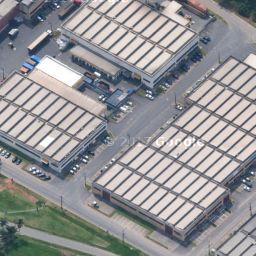
#> input picture image/0793e2c4-5edd-4539-aceb-a0fd9f998fe4.jpeg, 256 x 256 px, found by its file name; its folder holds only this picture in this run
$ python roadmapping.py
#> lines starting #> are read from the running program, lines starting #| are printed output that depends on the picture; after the words box and inside, x2 and y2 are one past the last pixel; in counts of white or black regions, pixels touching at a corner belong together
import cv2
import numpy as np
import os
from matplotlib import pyplot as plt
from skimage.color import rgb2gray
from skimage.filters import sobel

# Функция для загрузки и предобработки изображения
def load_and_process_image(image_path):
    image = cv2.imread(image_path)
#> image is the input picture: shape (256, 256, 3); mean B, G, R 150.1, 148, 148.4
    if image is None:
        raise ValueError(f"Не удалось загрузить изображение: {image_path}")
    gray_image = rgb2gray(image)
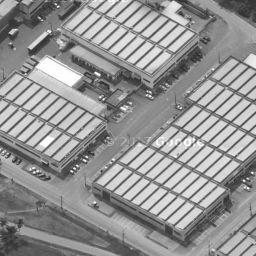
#> gray_image: shape (256, 256) float64; min 0.123, max 1, mean 0.582
    edges = sobel(gray_image)
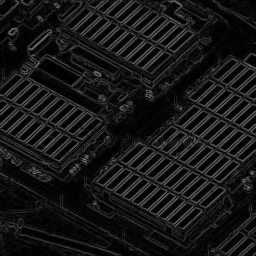
#> edges: shape (256, 256) float64; min 0, max 0.506, mean 0.0923
    return edges

# Функция для сегментации изображения
def segment_image(edges, threshold=0.1):
#> called with threshold = 0.1
    return (edges > threshold).astype(np.uint8)
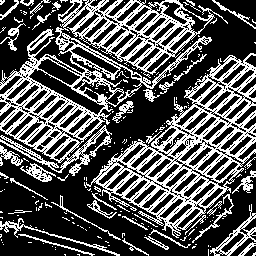
#> returned value: shape (256, 256); values 0 (black) and 1 (white), 33.6% white in thin lines or dots

# Функция для извлечения контуров из сегментированного изображения
def get_contours(segmented):
    contours, _ = cv2.findContours(segmented, cv2.RETR_EXTERNAL, cv2.CHAIN_APPROX_SIMPLE)
#> contours = 187 contours, 154 with area under 20; largest, box (x1, y1, x2, y2) and area: (0, 0, 228, 176) 17702, (84, 53, 256, 238) 13944, (210, 204, 256, 256) 610, (20, 163, 56, 182) 244, (0, 218, 120, 256) 237
    return contours

# Функция для обхода всех изображений в папке и их обработки
def process_images_in_folder(folder_path):
    for filename in os.listdir(folder_path):
        if filename.lower().endswith(('.png', '.jpg', '.jpeg')):  # Поддерживаемые форматы изображений
            full_path = os.path.join(folder_path, filename)
            try:
                edges = load_and_process_image(full_path)
                segmented = segment_image(edges)
                contours = get_contours(segmented)

                # Визуализация результата
                plt.figure(figsize=(10, 10))
                plt.imshow(segmented, cmap='gray')
                for contour in contours:
                    plt.plot(contour[:, 1], contour[:, 0], linewidth=2)
#> this loop made 1 pass
#> contour on pass 1: [[77, 254], [78, 254], [79, 255], [79, 254]]
                plt.title(f'Processed: {filename}')
                plt.axis('off')
                plt.show()

            except ValueError as e:
                print(e)

# Замените 'path_to_your_folder' на путь к папке с вашими изображениями
folder_path = r'C:/Users/elkin/OneDrive/Документы/проект/image/'
#> (the run stopped early here; a loop or call above may not have finished)

$ run again, on image/c91fb76c-6a4b-4297-b102-d3d8c8a748ce.jpeg
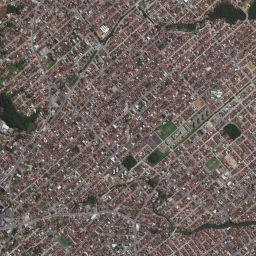
#> input picture image/c91fb76c-6a4b-4297-b102-d3d8c8a748ce.jpeg, 256 x 256 px, found by its file name
#> in load_and_process_image, image is the input picture: shape (256, 256, 3); mean B, G, R 93.3, 98.4, 109.5
#> in load_and_process_image, `edges = sobel(gray_image)`:
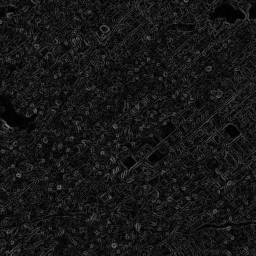
#> edges: shape (256, 256) float64; min 0.000205, max 0.495, mean 0.0897
#> in segment_image, `return (edges > threshold).astype(np.uint8)`:
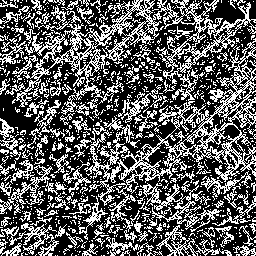
#> returned value: shape (256, 256); values 0 (black) and 1 (white), 36.5% white in thin lines or dots
#> in get_contours, `contours, _ = cv2.findContours(segmented, cv2.RETR_EXTERNAL, cv2.CHAIN..`: contours = 817 contours, 750 with area under 20; largest, box (x1, y1, x2, y2) and area: (84, 38, 256, 232) 7468, (12, 0, 256, 116) 7328, (140, 181, 222, 232) 695, (156, 225, 232, 256) 498, (0, 165, 53, 215) 466
#> the loop in process_images_in_folder, `for contour in contours:` made 1 pass
#> contour on pass 1: [[200, 255]]

$ run again, on image/f60f50e0-ff8d-497b-9093-f366fd0bbd94.jpeg
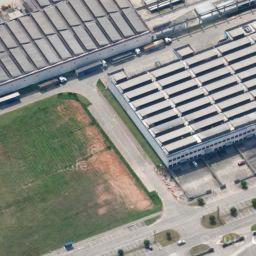
#> input picture image/f60f50e0-ff8d-497b-9093-f366fd0bbd94.jpeg, 256 x 256 px, found by its file name
#> in load_and_process_image, image is the input picture: shape (256, 256, 3); mean B, G, R 135.1, 140.4, 139.1
#> in load_and_process_image, `edges = sobel(gray_image)`:
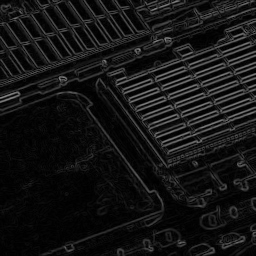
#> edges: shape (256, 256) float64; min 9.81e-18, max 0.528, mean 0.0808
#> in segment_image, `return (edges > threshold).astype(np.uint8)`:
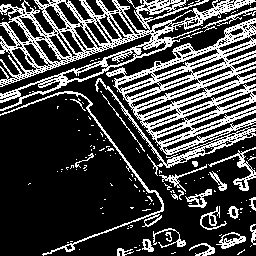
#> returned value: shape (256, 256); values 0 (black) and 1 (white), 26.9% white in thin lines or dots
#> in get_contours, `contours, _ = cv2.findContours(segmented, cv2.RETR_EXTERNAL, cv2.CHAIN..`: contours = 133 contours, 112 with area under 20; largest, box (x1, y1, x2, y2) and area: (0, 0, 256, 111) 10314, (106, 18, 256, 155) 9713, (95, 78, 256, 176) 979, (0, 91, 164, 256) 528, (208, 147, 256, 191) 305
#> the loop in process_images_in_folder, `for contour in contours:` made 1 pass
